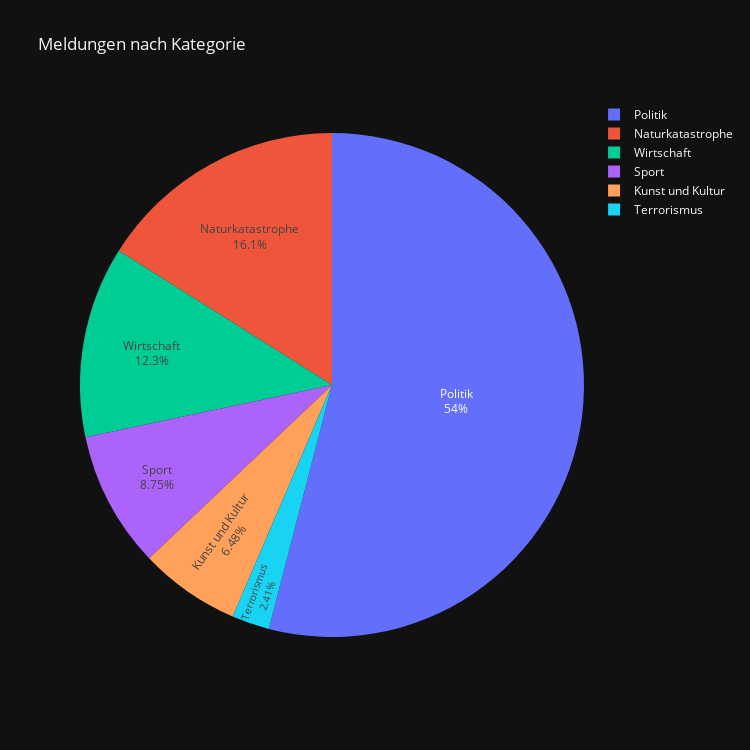

The notebook cell saved with this chart:
### Code cell
topic_distribution = topics["category"].value_counts().to_frame().rename(columns={"category": "count"}).drop("Lottozahlen")
topic_distribution["category"] = topic_distribution.index
fig = px.pie(
    topic_distribution, 
    values='count', 
    names='category', 
    title='Meldungen nach Kategorie',
    width=750,
    height=750,
    template = "plotly_dark",
    )
fig.update_traces(textposition='inside', textinfo='percent+label')

fig.show()

### Figure 1 — Plotly figure (JSON) as saved in the notebook; plotly's stock layout.template omitted (floating-point values rounded to 4 significant figures)
{"data": [{"domain": {"x": [0, 1], "y": [0, 1]}, "hovertemplate": "category=%{label}<br>count=%{value}<extra></extra>", "labels": ["Politik", "Naturkatastrophe", "Wirtschaft", "Sport", "Kunst und Kultur", "Terrorismus"], "legendgroup": "", "name": "", "showlegend": true, "textinfo": "percent+label", "textposition": "inside", "type": "pie", "values": [29759, 8843, 6755, 4819, 3566, 1329]}], "layout": {"height": 750, "legend": {"tracegroupgap": 0}, "title": {"text": "Meldungen nach Kategorie"}, "width": 750}}
